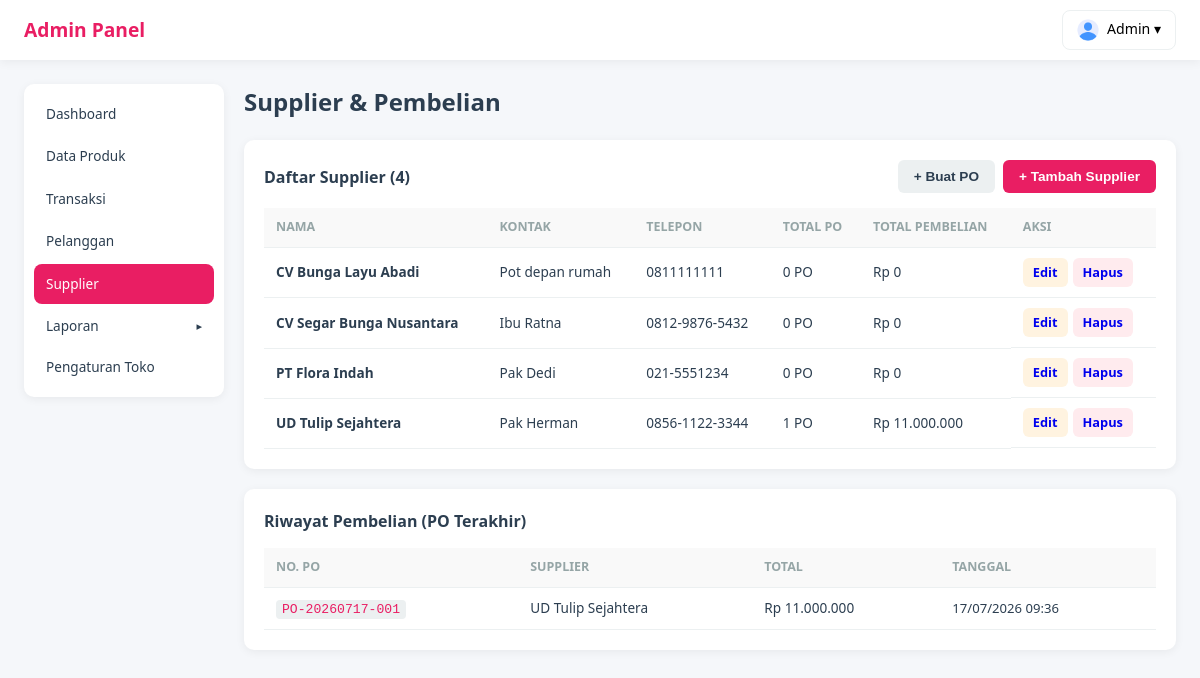
The app's page /be/admin/index.php?page=supplier with its own data.
### tables this page shows
CREATE TABLE `supplier` (
  `id` int(11) NOT NULL AUTO_INCREMENT,
  `nama` varchar(100) NOT NULL,
  `no_telp` varchar(20) DEFAULT NULL,
  `email` varchar(100) DEFAULT NULL,
  `alamat` text DEFAULT NULL,
  `kontak_person` varchar(100) DEFAULT NULL,
  `created_at` timestamp NULL DEFAULT current_timestamp(),
  `updated_at` timestamp NULL DEFAULT current_timestamp() ON UPDATE current_timestamp(),
  PRIMARY KEY (`id`)
);

CREATE TABLE `pembelian_stok` (
  `id` int(11) NOT NULL AUTO_INCREMENT,
  `no_pembelian` varchar(30) NOT NULL,
  `tanggal` timestamp NULL DEFAULT current_timestamp(),
  `supplier_id` int(11) NOT NULL,
  `user_id` int(11) NOT NULL,
  `total` decimal(12,2) NOT NULL DEFAULT 0.00,
  `catatan` text DEFAULT NULL,
  `created_at` timestamp NULL DEFAULT current_timestamp(),
  PRIMARY KEY (`id`),
  UNIQUE KEY `no_pembelian` (`no_pembelian`),
  KEY `supplier_id` (`supplier_id`),
  KEY `user_id` (`user_id`),
  CONSTRAINT `pembelian_stok_ibfk_1` FOREIGN KEY (`supplier_id`) REFERENCES `supplier` (`id`),
  CONSTRAINT `pembelian_stok_ibfk_2` FOREIGN KEY (`user_id`) REFERENCES `users` (`id`)
);

### html/be/admin/pages/supplier.php (the view, shortened to what this page needs)
<?php
$suppliers = $db->query("SELECT s.*, (SELECT COUNT(*) FROM pembelian_stok WHERE supplier_id = s.id) as total_po, (SELECT COALESCE(SUM(total),0) FROM pembelian_stok WHERE supplier_id = s.id) as total_pembelian FROM supplier s ORDER BY s.nama")->fetchAll();
$recentPO = $db->query("SELECT p.*, s.nama as supplier_nama FROM pembelian_stok p LEFT JOIN supplier s ON s.id = p.supplier_id ORDER BY p.created_at DESC LIMIT 10")->fetchAll();
?>
<h1 class="page-title">Supplier & Pembelian</h1>
<div class="card">
    <div style="display:flex;justify-content:space-between;align-items:center;margin-bottom:15px;">
        <h3 style="margin:0;">Daftar Supplier (<?php echo count($suppliers); ?>)</h3>
        <div style="display:flex;gap:8px;">
            <button class="btn btn-secondary" onclick="openPOModal()">+ Buat PO</button>
            <button class="btn btn-primary" onclick="openSupplierModal()">+ Tambah Supplier</button>
        </div>
    </div>
    <div class="table-wrapper">
        <table class="table">
            <thead><tr><th>Nama</th><th>Kontak</th><th>Telepon</th><th>Total PO</th><th>Total Pembelian</th><th>Aksi</th></tr></thead>
            <tbody>
                <?php foreach ($suppliers as $s): ?>
                <tr>
                    <td><strong><?php echo htmlspecialchars($s['nama']); ?></strong></td>
                    <td><?php echo htmlspecialchars($s['kontak_person'] ?? '-'); ?></td>
                    <td><?php echo htmlspecialchars($s['no_telp'] ?? '-'); ?></td>
                    <td><?php echo $s['total_po']; ?> PO</td>
                    <td>Rp <?php echo number_format($s['total_pembelian'], 0, ',', '.'); ?></td>
                    <td style="white-space:nowrap;display:flex;gap:5px;">
                        <a href="#" onclick="openEditSupplier(<?php echo $s['id']; ?>)" class="btn btn-sm btn-edit">Edit</a>
                        <a href="?page=supplier&delete_supplier=<?php echo $s['id']; ?>" class="btn btn-sm btn-delete" onclick="return confirm('Hapus supplier ini?')">Hapus</a>
                    </td>
                </tr>
                <?php endforeach; ?>
            </tbody>
        </table>
    </div>
</div>
<div class="card">
    <h3>Riwayat Pembelian (PO Terakhir)</h3>
    <div class="table-wrapper">
        <table class="table">
            <thead><tr><th>No. PO</th><th>Supplier</th><th>Total</th><th>Tanggal</th></tr></thead>
            <tbody>
                <?php foreach ($recentPO as $po): ?>
                <tr>
                    <td><a href="#" onclick="openPODetail(<?php echo $po['id']; ?>)" style="color:var(--primary);text-decoration:none;"><code><?php echo $po['no_pembelian']; ?></code></a></td>
                    <td><?php echo htmlspecialchars($po['supplier_nama'] ?? '-'); ?></td>
                    <td>Rp <?php echo number_format($po['total'], 0, ',', '.'); ?></td>
                    <td style="font-size:0.82rem;"><?php echo date('d/m/Y H:i', strtotime($po['created_at'])); ?></td>
                </tr>
                <?php endforeach; ?>
            </tbody>
        </table>
    </div>
</div>

### html/be/admin/css/admin.css (style rules this page uses)
* { margin: 0; padding: 0; box-sizing: border-box; }
:root { --primary: #e91e63; --primary-dark: #c2185b; --primary-light: #fce4ec; --secondary: #4caf50; --warning: #ff9800; --danger: #f44336; --dark: #2c3e50; --gray: #95a5a6; --gray-light: #ecf0f1; --white: #ffffff; --radius: 10px; --shadow: 0 2px 10px rgba(0, 0, 0, 0.06); }
body { font-family: 'Segoe UI', Tahoma, Geneva, Verdana, sans-serif; background: #f5f7fa; color: var(--dark); line-height: 1.5; }
.page-title { font-size: 1.5rem; font-weight: 700; margin-bottom: 20px; }
.card { background: var(--white); border-radius: var(--radius); padding: 20px; box-shadow: var(--shadow); margin-bottom: 20px; }
.card h3 { font-size: 1rem; margin-bottom: 15px; color: var(--dark); }
.btn { padding: 9px 16px; border: none; border-radius: 6px; font-size: 0.85rem; font-weight: 600; cursor: pointer; text-decoration: none; display: inline-flex; align-items: center; gap: 4px; transition: opacity 0.2s; }
.btn-primary { background: var(--primary); color: var(--white); }
.btn-secondary { background: var(--gray-light); color: var(--dark); }
.btn-sm { padding: 5px 10px; font-size: 0.8rem; }
.btn-edit { background: #fff3e0; }
.btn-delete { background: #ffebee; }
.table-wrapper { overflow-x: auto; }
.table { width: 100%; border-collapse: collapse; font-size: 0.85rem; }
.table th, .table td { padding: 10px 12px; text-align: left; border-bottom: 1px solid var(--gray-light); }
.table th { background: #f9f9f9; font-weight: 600; font-size: 0.78rem; text-transform: uppercase; color: var(--gray); }
.table code { background: var(--gray-light); padding: 2px 6px; border-radius: 4px; font-size: 0.82rem; }

### records on screen
supplier: nama "CV Bunga Layu Abadi", kontak_person "Pot depan rumah", no_telp "0811111111", total_po "0", total_pembelian "0"
supplier: nama "CV Segar Bunga Nusantara", kontak_person "Ibu Ratna", no_telp "0812-9876-5432", total_po "0", total_pembelian "0"
supplier: nama "PT Flora Indah", kontak_person "Pak Dedi", no_telp "021-5551234", total_po "0", total_pembelian "0"
supplier: nama "UD Tulip Sejahtera", kontak_person "Pak Herman", no_telp "0856-1122-3344", total_po "1", total_pembelian "11.000.000"
pembelian_stok: no_pembelian "PO-20260717-001", supplier.nama "UD Tulip Sejahtera", total "11.000.000", created_at "17/07/2026 09:36"

### other values on screen
$_SESSION['user']['username'] "Admin"
count($suppliers) "4"
